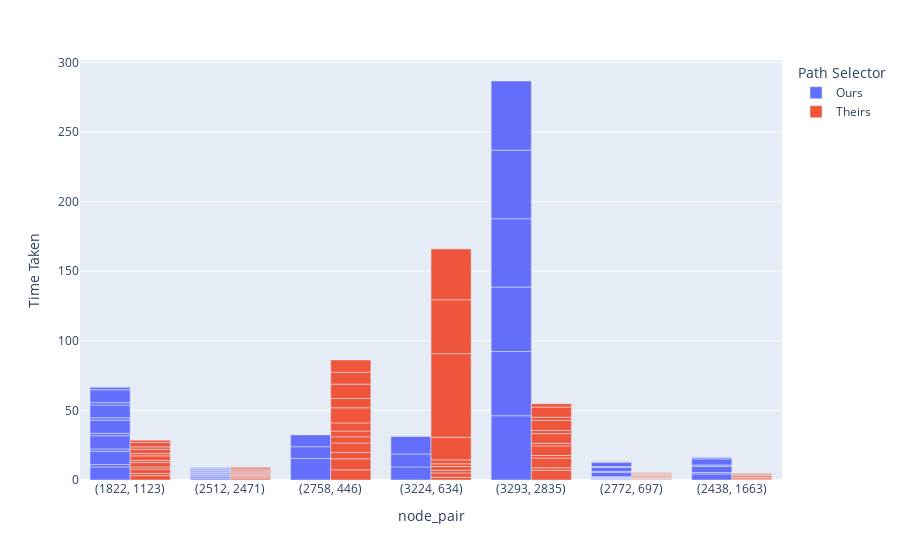

The code cell stored with this chart in its notebook:
### Code cell
a = df
a = df[df["top_k"]==50]
# a = a[a["Path Selector"]=="Ours"]
px.bar(df, x="node_pair", y="Time Taken", barmode="group", color="Path Selector", hover_data=["node_pair", "k", "top_k"]) # "Number of Paths", "Number of Edges", "Original Path Length", "Average Add Time", "Average Solve Time",

### Figure 1 — Plotly figure (JSON) as saved in the notebook; plotly's stock layout.template omitted (floating-point values rounded to 4 significant figures; data arrays with more than 128 entries replaced by an {"elided": "..."} marker saying what was removed)
{"data": [{"alignmentgroup": "True", "customdata": [[2, 1], [2, 50], [2, 1], [2, 50], [2, 1], [2, 50], [3, 1], [3, 50], [3, 1], [3, 50], [3, 1], [3, 50], [2, 1], [2, 50], [2, 1], [2, 50], [2, 1], [2, 50], [3, 1], [3, 50], [3, 1], [3, 50], [3, 1], [3, 50], [2, 50], [2, 50], [2, 50], [2, 50], [2, 50], [2, 50], [2, 50], [2, 50], [2, 50], [3, 50], [3, 50], [3, 50], [2, 1], [2, 50], [2, 1], [2, 50], [2, 1], [2, 50], [3, 1], [3, 50], [3, 1], [3, 50], [3, 1], [3, 50], [2, 1], [2, 50], [2, 1], [2, 50], [2, 1], [2, 50]], "hovertemplate": "Path Selector=Ours<br>node_pair=%{x}<br>Time Taken=%{y}<br>k=%{customdata[0]}<br>top_k=%{customdata[1]}<extra></extra>", "legendgroup": "Ours", "marker": {"color": "#636efa", "pattern": {"shape": ""}}, "name": "Ours", "offsetgroup": "Ours", "orientation": "v", "showlegend": true, "textposition": "auto", "type": "bar", "x": ["(1822, 1123)", "(1822, 1123)", "(1822, 1123)", "(1822, 1123)", "(1822, 1123)", "(1822, 1123)", "(1822, 1123)", "(1822, 1123)", "(1822, 1123)", "(1822, 1123)", "(1822, 1123)", "(1822, 1123)", "(2512, 2471)", "(2512, 2471)", "(2512, 2471)", "(2512, 2471)", "(2512, 2471)", "(2512, 2471)", "(2512, 2471)", "(2512, 2471)", "(2512, 2471)", "(2512, 2471)", "(2512, 2471)", "(2512, 2471)", "(2758, 446)", "(2758, 446)", "(2758, 446)", "(3224, 634)", "(3224, 634)", "(3224, 634)", "(3293, 2835)", "(3293, 2835)", "(3293, 2835)", "(3293, 2835)", "(3293, 2835)", "(3293, 2835)", "(2772, 697)", "(2772, 697)", "(2772, 697)", "(2772, 697)", "(2772, 697)", "(2772, 697)", "(2772, 697)", "(2772, 697)", "(2772, 697)", "(2772, 697)", "(2772, 697)", "(2772, 697)", "(2438, 1663)", "(2438, 1663)", "(2438, 1663)", "(2438, 1663)", "(2438, 1663)", "(2438, 1663)"], "xaxis": "x", "y": [9.407, 1.71, 9.527, 1.701, 9.449, 1.719, 9.449, 1.72, 9.229, 1.702, 9.235, 1.778, 0.8696, 0.5773, 0.996, 0.5878, 0.9397, 0.5768, 0.8437, 0.5779, 0.8245, 0.5812, 0.8287, 0.5843, 15.42, 8.519, 8.472, 9.429, 9.243, 12.55, 46.15, 46.15, 46.3, 49.13, 49.27, 49.69, 0.3018, 0.5616, 0.3098, 0.4994, 0.3108, 0.439, 3.147, 0.5422, 2.99, 0.5202, 2.987, 0.5202, 4.386, 0.998, 4.442, 1.01, 4.343, 1.003], "yaxis": "y"}, {"alignmentgroup": "True", "customdata": {"elided": "76x2 int values"}, "hovertemplate": "Path Selector=Theirs<br>node_pair=%{x}<br>Time Taken=%{y}<br>k=%{customdata[0]}<br>top_k=%{customdata[1]}<extra></extra>", "legendgroup": "Theirs", "marker": {"color": "#EF553B", "pattern": {"shape": ""}}, "name": "Theirs", "offsetgroup": "Theirs", "orientation": "v", "showlegend": true, "textposition": "auto", "type": "bar", "x": ["(1822, 1123)", "(1822, 1123)", "(1822, 1123)", "(1822, 1123)", "(1822, 1123)", "(1822, 1123)", "(1822, 1123)", "(1822, 1123)", "(1822, 1123)", "(1822, 1123)", "(1822, 1123)", "(1822, 1123)", "(2512, 2471)", "(2512, 2471)", "(2512, 2471)", "(2512, 2471)", "(2512, 2471)", "(2512, 2471)", "(2512, 2471)", "(2512, 2471)", "(2512, 2471)", "(2512, 2471)", "(2512, 2471)", "(2512, 2471)", "(2758, 446)", "(2758, 446)", "(2758, 446)", "(2758, 446)", "(2758, 446)", "(2758, 446)", "(2758, 446)", "(2758, 446)", "(2758, 446)", "(2758, 446)", "(2758, 446)", "(2758, 446)", "(3224, 634)", "(3224, 634)", "(3224, 634)", "(3224, 634)", "(3224, 634)", "(3224, 634)", "(3224, 634)", "(3224, 634)", "(3224, 634)", "(3224, 634)", "(3293, 2835)", "(3293, 2835)", "(3293, 2835)", "(3293, 2835)", "(3293, 2835)", "(3293, 2835)", "(3293, 2835)", "(3293, 2835)", "(3293, 2835)", "(3293, 2835)", "(3293, 2835)", "(3293, 2835)", "(2772, 697)", "(2772, 697)", "(2772, 697)", "(2772, 697)", "(2772, 697)", "(2772, 697)", "(2772, 697)", "(2772, 697)", "(2772, 697)", "(2772, 697)", "(2772, 697)", "(2772, 697)", "(2438, 1663)", "(2438, 1663)", "(2438, 1663)", "(2438, 1663)", "(2438, 1663)", "(2438, 1663)"], "xaxis": "x", "y": [3.102, 1.543, 3.167, 1.57, 3.15, 1.574, 3.258, 1.647, 3.125, 1.674, 3.137, 1.667, 0.8866, 0.7657, 1.003, 0.5799, 0.8518, 0.6636, 0.836, 0.6859, 0.8616, 0.6892, 0.9296, 0.5834, 7.276, 7.929, 4.595, 6.849, 4.406, 4.079, 5.909, 10.84, 6.683, 10.29, 8.546, 8.821, 1.977, 3.118, 1.841, 2.73, 1.959, 2.87, 16.19, 60.11, 38.76, 36.43, 6.931, 1.854, 6.939, 1.88, 6.889, 1.845, 6.988, 2.338, 7.133, 2.337, 7.243, 2.375, 0.2201, 0.4417, 0.29, 0.4375, 0.2907, 0.5339, 0.556, 0.5278, 0.4299, 0.5155, 0.4383, 0.4422, 0.668, 0.8953, 0.6722, 0.9685, 0.6679, 0.8863], "yaxis": "y"}], "layout": {"barmode": "group", "legend": {"title": {"text": "Path Selector"}, "tracegroupgap": 0}, "margin": {"t": 60}, "xaxis": {"anchor": "y", "domain": [0, 1], "title": {"text": "node_pair"}}, "yaxis": {"anchor": "x", "domain": [0, 1], "title": {"text": "Time Taken"}}}}
